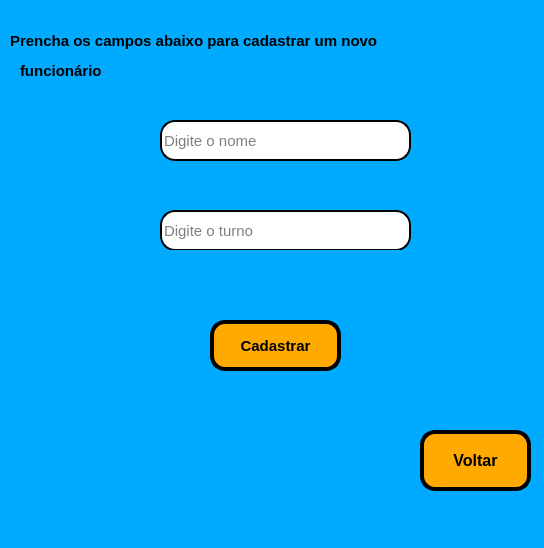
<?xml version="1.0" encoding="UTF-8"?>
<ui version="4.0">
 <class>MainWindow</class>
 <widget class="QMainWindow" name="MainWindow">
  <property name="geometry">
   <rect>
    <x>0</x>
    <y>0</y>
    <width>544</width>
    <height>548</height>
   </rect>
  </property>
  <property name="windowTitle">
   <string>Cadastrar Funcionário</string>
  </property>
  <property name="styleSheet">
   <string notr="true">background-color: rgb(0, 170, 255);</string>
  </property>
  <widget class="QWidget" name="centralwidget">
   <widget class="QLineEdit" name="turno">
    <property name="geometry">
     <rect>
      <x>160</x>
      <y>210</y>
      <width>251</width>
      <height>41</height>
     </rect>
    </property>
    <property name="font">
     <font>
      <pointsize>11</pointsize>
     </font>
    </property>
    <property name="styleSheet">
     <string notr="true">background-color: rgb(255, 255, 255);
border-radius: 15px;
border-style: outset;
border-width: 2px;</string>
    </property>
    <property name="inputMask">
     <string/>
    </property>
    <property name="text">
     <string/>
    </property>
    <property name="placeholderText">
     <string>Digite o turno</string>
    </property>
   </widget>
   <widget class="QLabel" name="label">
    <property name="geometry">
     <rect>
      <x>10</x>
      <y>10</y>
      <width>521</width>
      <height>61</height>
     </rect>
    </property>
    <property name="font">
     <font>
      <pointsize>11</pointsize>
      <weight>75</weight>
      <bold>true</bold>
     </font>
    </property>
    <property name="text">
     <string>Prencha os campos abaixo para cadastrar um novo </string>
    </property>
   </widget>
   <widget class="QPushButton" name="pushButton">
    <property name="geometry">
     <rect>
      <x>210</x>
      <y>320</y>
      <width>131</width>
      <height>51</height>
     </rect>
    </property>
    <property name="font">
     <font>
      <pointsize>11</pointsize>
      <weight>75</weight>
      <bold>true</bold>
     </font>
    </property>
    <property name="styleSheet">
     <string notr="true">background-color: rgb(255, 170, 0);
border-radius: 15px;
border-style: outset;
border-width: 4px;
border-color: black;</string>
    </property>
    <property name="text">
     <string>Cadastrar</string>
    </property>
   </widget>
   <widget class="QPushButton" name="pushButton_7">
    <property name="geometry">
     <rect>
      <x>420</x>
      <y>430</y>
      <width>111</width>
      <height>61</height>
     </rect>
    </property>
    <property name="font">
     <font>
      <pointsize>12</pointsize>
      <weight>75</weight>
      <bold>true</bold>
     </font>
    </property>
    <property name="styleSheet">
     <string notr="true">background-color: rgb(255, 170, 0);
border-radius: 15px;
border-style: outset;
border-width: 4px;
border-color: black;</string>
    </property>
    <property name="text">
     <string>Voltar</string>
    </property>
    <property name="icon">
     <iconset>
      <normaloff>voltar.png</normaloff>voltar.png</iconset>
    </property>
   </widget>
   <widget class="QLabel" name="label_5">
    <property name="geometry">
     <rect>
      <x>100</x>
      <y>110</y>
      <width>51</width>
      <height>51</height>
     </rect>
    </property>
    <property name="text">
     <string/>
    </property>
    <property name="pixmap">
     <pixmap>funcionariooo.png</pixmap>
    </property>
    <property name="scaledContents">
     <bool>true</bool>
    </property>
   </widget>
   <widget class="QLabel" name="label_2">
    <property name="geometry">
     <rect>
      <x>90</x>
      <y>420</y>
      <width>321</width>
      <height>41</height>
     </rect>
    </property>
    <property name="font">
     <font>
      <pointsize>11</pointsize>
      <weight>75</weight>
      <bold>true</bold>
     </font>
    </property>
    <property name="text">
     <string/>
    </property>
   </widget>
   <widget class="QLabel" name="label_6">
    <property name="geometry">
     <rect>
      <x>100</x>
      <y>200</y>
      <width>51</width>
      <height>51</height>
     </rect>
    </property>
    <property name="text">
     <string/>
    </property>
    <property name="pixmap">
     <pixmap>gerenciamento-de-tempo.png</pixmap>
    </property>
    <property name="scaledContents">
     <bool>true</bool>
    </property>
   </widget>
   <widget class="QLineEdit" name="nome">
    <property name="geometry">
     <rect>
      <x>160</x>
      <y>120</y>
      <width>251</width>
      <height>41</height>
     </rect>
    </property>
    <property name="font">
     <font>
      <pointsize>11</pointsize>
     </font>
    </property>
    <property name="styleSheet">
     <string notr="true">background-color: rgb(255, 255, 255);
border-radius: 15px;
border-style: outset;
border-width: 2px;</string>
    </property>
    <property name="inputMask">
     <string/>
    </property>
    <property name="text">
     <string/>
    </property>
    <property name="placeholderText">
     <string>Digite o nome</string>
    </property>
   </widget>
   <widget class="QLabel" name="label_3">
    <property name="geometry">
     <rect>
      <x>20</x>
      <y>60</y>
      <width>121</width>
      <height>21</height>
     </rect>
    </property>
    <property name="font">
     <font>
      <pointsize>11</pointsize>
      <weight>75</weight>
      <bold>true</bold>
     </font>
    </property>
    <property name="text">
     <string>funcionário</string>
    </property>
   </widget>
   <widget class="QLabel" name="label_4">
    <property name="geometry">
     <rect>
      <x>120</x>
      <y>390</y>
      <width>341</width>
      <height>31</height>
     </rect>
    </property>
    <property name="font">
     <font>
      <pointsize>11</pointsize>
      <weight>75</weight>
      <bold>true</bold>
     </font>
    </property>
    <property name="text">
     <string/>
    </property>
   </widget>
   <widget class="QLabel" name="label_7">
    <property name="geometry">
     <rect>
      <x>130</x>
      <y>250</y>
      <width>501</width>
      <height>41</height>
     </rect>
    </property>
    <property name="font">
     <font>
      <pointsize>10</pointsize>
      <weight>75</weight>
      <bold>true</bold>
     </font>
    </property>
    <property name="styleSheet">
     <string notr="true">color: rgb(255, 85, 0);</string>
    </property>
    <property name="text">
     <string/>
    </property>
   </widget>
   <widget class="QLabel" name="label_8">
    <property name="geometry">
     <rect>
      <x>130</x>
      <y>280</y>
      <width>321</width>
      <height>21</height>
     </rect>
    </property>
    <property name="font">
     <font>
      <pointsize>10</pointsize>
      <weight>75</weight>
      <bold>true</bold>
     </font>
    </property>
    <property name="styleSheet">
     <string notr="true">color: rgb(255, 85, 0);</string>
    </property>
    <property name="text">
     <string/>
    </property>
   </widget>
  </widget>
  <widget class="QMenuBar" name="menubar">
   <property name="geometry">
    <rect>
     <x>0</x>
     <y>0</y>
     <width>544</width>
     <height>26</height>
    </rect>
   </property>
  </widget>
  <widget class="QStatusBar" name="statusbar"/>
 </widget>
 <resources/>
 <connections/>
</ui>
